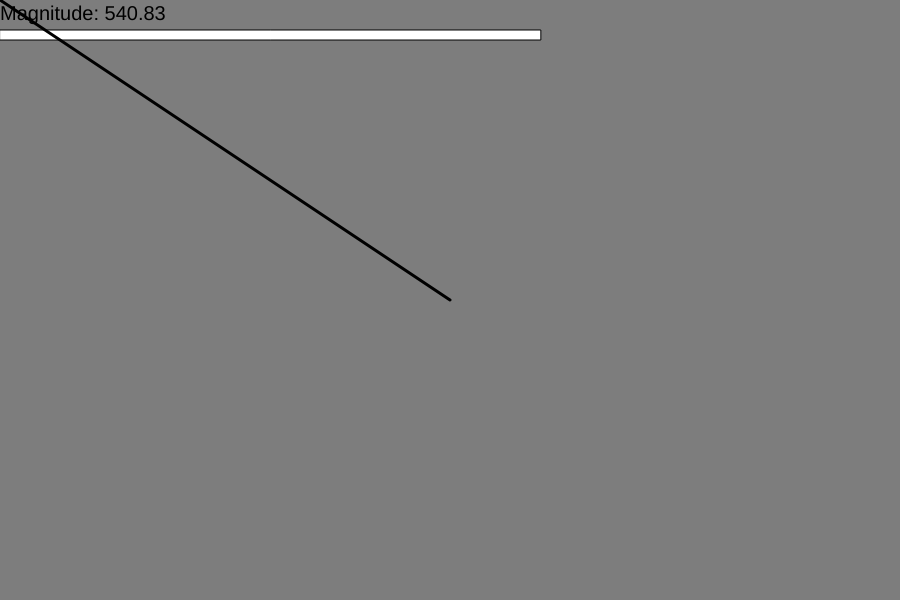
Frame 1 (no input)
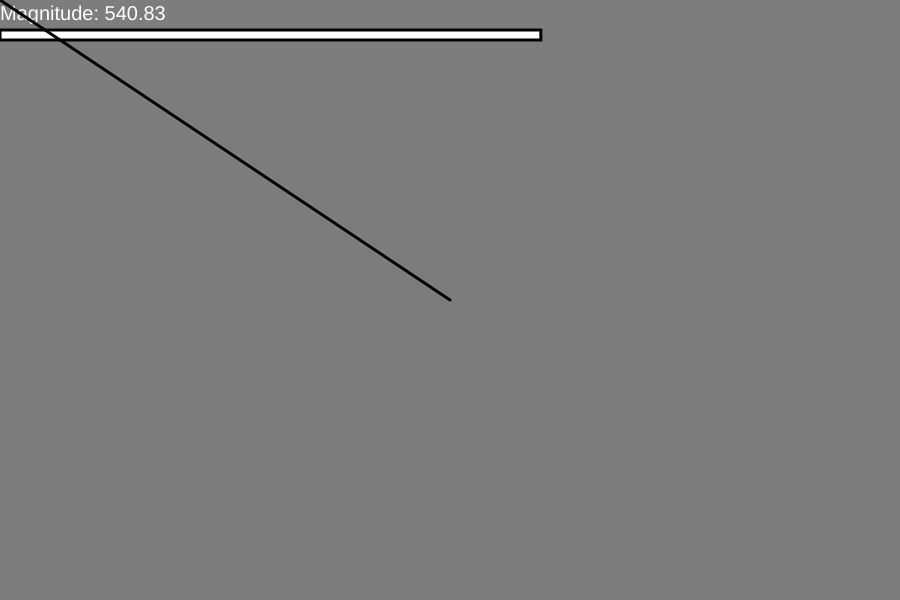
Frame 60 (no input)
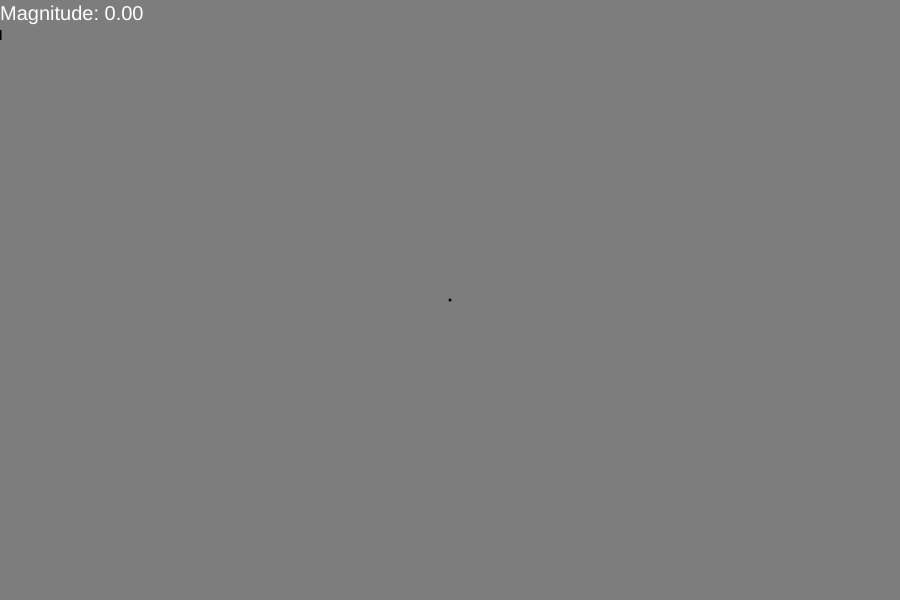
Frame 120 (the mouse pressed at the canvas centre since frame 60)

The p5.js sketch that drew these frames (run headless with seeded random() and noise() and a simulated clock; from frame 60 on, the mouse is pressed at the canvas centre):

// p5.js sketch
// ── sketch.js
function setup() {
    createCanvas(900, 600);
    background(0);
}

function draw()
{
    background(125);

    var mouse = createVector(mouseX, mouseY);
    var center = createVector(width/2, height/2);

    mouse.sub(center);

    textSize(20);
    // We use extract the magnitude of a vector using the p5.js .mag() function
    text("Magnitude: " + mouse.mag().toFixed(2), 0,  20);

    fill('white');
    rect(0, 30, mouse.mag(), 10);
    console.log(typeof mouse.mag())

    translate(width/2, height/2);
    strokeWeight(3);

    line(0,0, mouse.x, mouse.y);
}
